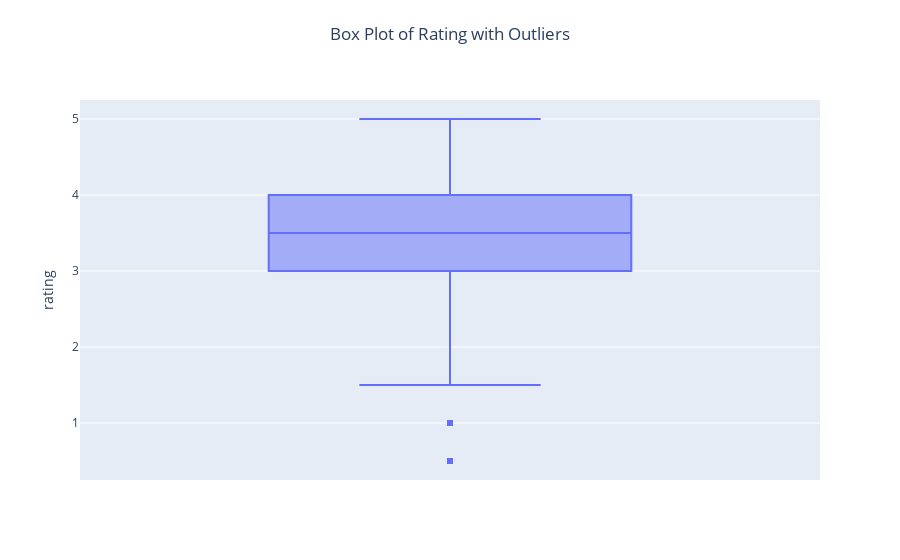

Notebook cell for this chart:
### Code cell
import plotly.express as px

# a box plot to visualize outliers in rating column 
fig = px.box(df, y='rating', title='Box Plot of Rating Outliers')

fig.update_layout(
    title=dict(text='Box Plot of Rating with Outliers', x=0.5, y=0.95), 
)

fig.show()

max_rating = df['rating'].max()
min_rating = df['rating'].min()
print(f"The maximum rating is {max_rating}")
print(f"The minimum rating is {min_rating}")

### Figure 1 — Plotly figure (JSON) as saved in the notebook; plotly's stock layout.template omitted (floating-point values rounded to 4 significant figures; data arrays with more than 128 entries replaced by an {"elided": "..."} marker saying what was removed)
{"data": [{"alignmentgroup": "True", "hovertemplate": "rating=%{y}<extra></extra>", "legendgroup": "", "marker": {"color": "#636efa"}, "name": "", "notched": false, "offsetgroup": "", "orientation": "v", "showlegend": false, "type": "box", "x0": " ", "xaxis": "x", "y": {"elided": "100823 float values"}, "y0": " ", "yaxis": "y"}], "layout": {"boxmode": "group", "legend": {"tracegroupgap": 0}, "title": {"text": "Box Plot of Rating with Outliers", "x": 0.5, "y": 0.95}, "xaxis": {"anchor": "y", "domain": [0, 1]}, "yaxis": {"anchor": "x", "domain": [0, 1], "title": {"text": "rating"}}}}
